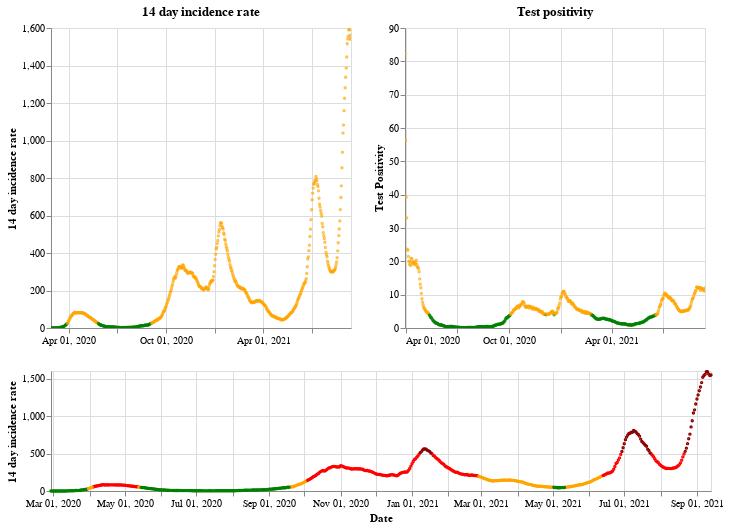

Notebook cell for this chart:
### Markdown cell above
## Scotland

### Code cell
plot_traffic_light('Scotland')

### Figure 1 — Vega-Lite specification as saved in the notebook (floating-point values rounded to 4 significant figures; data arrays with more than 128 entries replaced by an {"elided": "..."} marker saying what was removed)
{"config": {"view": {"continuousWidth": 400, "continuousHeight": 300}}, "vconcat": [{"hconcat": [{"mark": {"type": "point", "size": 2}, "encoding": {"color": {"condition": {"value": "green", "test": "(datum.twoWeeklyCasesRate <= 25)"}, "value": "orange"}, "tooltip": [{"type": "nominal", "field": "areaName"}, {"type": "temporal", "field": "date"}, {"type": "quantitative", "field": "twoWeeklyCasesRate"}, {"type": "quantitative", "field": "testPositivity"}], "x": {"type": "temporal", "axis": {"title": ""}, "field": "date", "scale": {"domain": {"selection": "DateBrush"}}, "timeUnit": "yearmonthdate"}, "y": {"type": "quantitative", "axis": {"title": "14 day incidence rate"}, "field": "twoWeeklyCasesRate"}}, "title": "14 day incidence rate", "width": 300}, {"mark": {"type": "point", "size": 2}, "encoding": {"color": {"condition": {"value": "green", "test": "(datum.testPositivity <= 4)"}, "value": "orange"}, "tooltip": [{"type": "nominal", "field": "areaName"}, {"type": "temporal", "field": "date"}, {"type": "quantitative", "field": "twoWeeklyCasesRate"}, {"type": "quantitative", "field": "testPositivity"}], "x": {"type": "temporal", "axis": {"title": ""}, "field": "date", "scale": {"domain": {"selection": "DateBrush"}}, "timeUnit": "yearmonthdate"}, "y": {"type": "quantitative", "axis": {"title": "Test Positivity"}, "field": "testPositivity"}}, "title": "Test positivity", "width": 300}]}, {"layer": [{"mark": {"type": "point", "size": 2}, "encoding": {"color": {"condition": {"value": "orange", "test": "(((datum.testPositivity < 4) && (datum.twoWeeklyCasesRate >= 50)) && (datum.twoWeeklyCasesRate < 200))"}, "value": "red"}, "opacity": {"condition": {"value": 1, "test": "((datum.twoWeeklyCasesRate >= 50) && (datum.twoWeeklyCasesRate < 500))"}, "value": 0}, "tooltip": [{"type": "nominal", "field": "areaName"}, {"type": "temporal", "field": "date"}, {"type": "quantitative", "field": "twoWeeklyCasesRate"}, {"type": "quantitative", "field": "testPositivity"}], "x": {"type": "temporal", "axis": {"title": "Date"}, "field": "date", "timeUnit": "yearmonthdate"}, "y": {"type": "quantitative", "axis": {"title": "14 day incidence rate"}, "field": "twoWeeklyCasesRate"}}, "selection": {"DateBrush": {"type": "interval", "encodings": ["x"], "fields": ["Time"]}}}, {"mark": {"type": "point", "size": 2}, "encoding": {"color": {"value": "darkred"}, "opacity": {"condition": {"value": 1, "test": "(datum.twoWeeklyCasesRate >= 500)"}, "value": 0}, "tooltip": [{"type": "nominal", "field": "areaName"}, {"type": "temporal", "field": "date"}, {"type": "quantitative", "field": "twoWeeklyCasesRate"}, {"type": "quantitative", "field": "testPositivity"}], "x": {"type": "temporal", "axis": {"title": "Date"}, "field": "date", "timeUnit": "yearmonthdate"}, "y": {"type": "quantitative", "axis": {"title": "14 day incidence rate"}, "field": "twoWeeklyCasesRate"}}}, {"mark": {"type": "point", "size": 2}, "encoding": {"color": {"condition": {"value": "green", "test": "((datum.testPositivity < 4) && (datum.twoWeeklyCasesRate < 50))"}, "value": "orange"}, "opacity": {"condition": {"value": 1, "test": "(datum.twoWeeklyCasesRate < 50)"}, "value": 0}, "tooltip": [{"type": "nominal", "field": "areaName"}, {"type": "temporal", "field": "date"}, {"type": "quantitative", "field": "twoWeeklyCasesRate"}, {"type": "quantitative", "field": "testPositivity"}], "x": {"type": "temporal", "axis": {"title": "Date"}, "field": "date", "timeUnit": "yearmonthdate"}, "y": {"type": "quantitative", "axis": {"title": "14 day incidence rate"}, "field": "twoWeeklyCasesRate"}}}], "height": 120, "width": 660}], "data": {"name": "data-003aaca69fe937cf1265dcc6b0f6d0c4"}, "$schema": "https://vega.github.io/schema/vega-lite/v4.8.1.json", "datasets": {"data-003aaca69fe937cf1265dcc6b0f6d0c4": {"elided": "564 records"}}}
